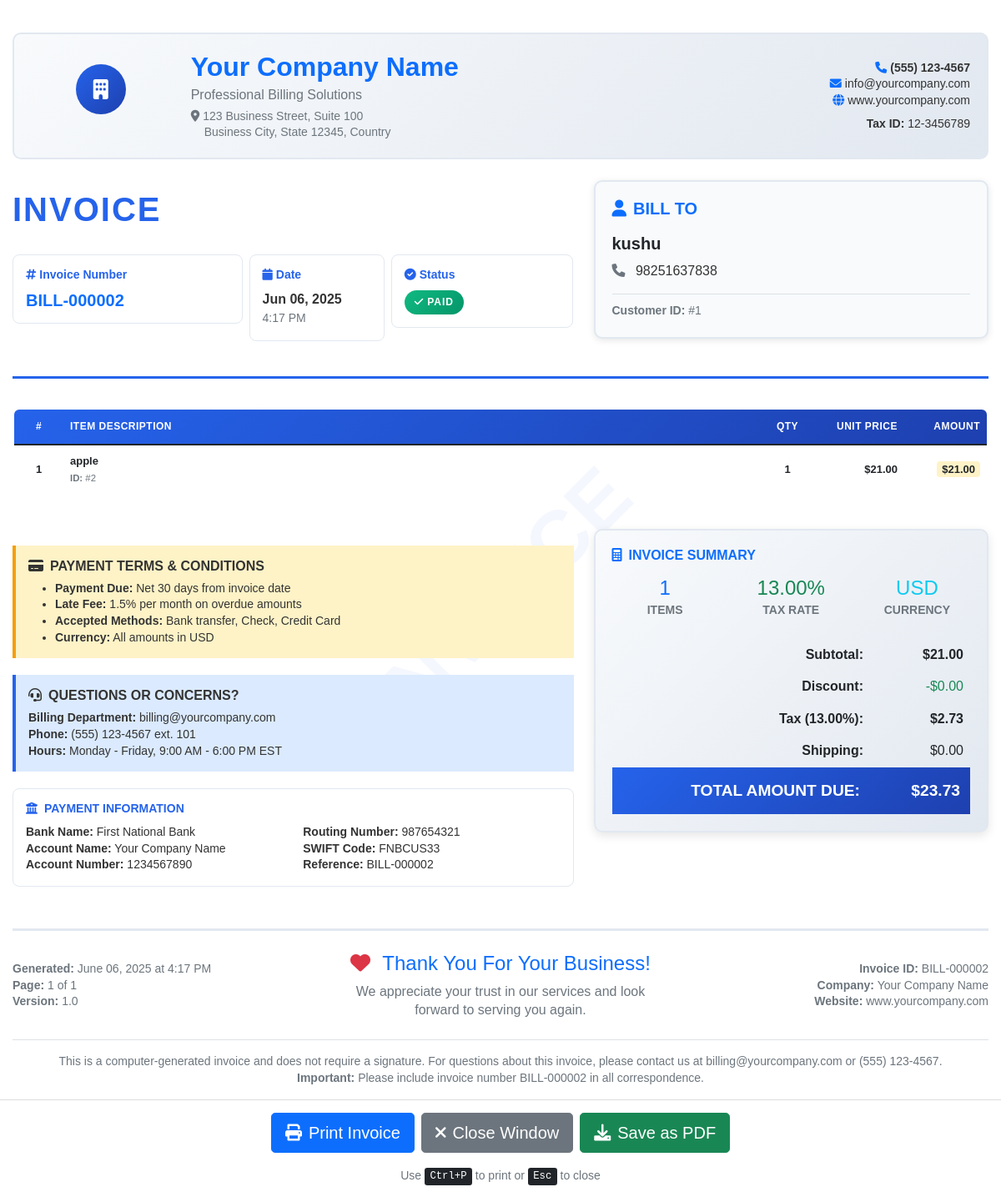
Screenshot of /bills/print/2/ with the database file from the repository.
### billapp/models.py (models this page shows, shortened)
class Bill(models.Model):
    customer = models.ForeignKey(Customer, on_delete=models.CASCADE)
    bill_number = models.CharField(max_length=50, unique=True)
    bill_date = models.DateTimeField(auto_now_add=True)
    subtotal = models.DecimalField(max_digits=10, decimal_places=2, default=Decimal('0.00'))
    tax_rate = models.DecimalField(max_digits=5, decimal_places=2, default=Decimal('13.00'))
    tax_amount = models.DecimalField(max_digits=10, decimal_places=2, default=Decimal('0.00'))
    grand_total = models.DecimalField(max_digits=10, decimal_places=2, default=Decimal('0.00'))
    class Meta:
        ordering = ['-bill_date']

class Customer(models.Model):
    name = models.CharField(max_length=200)
    phone = models.CharField(max_length=20, blank=True, null=True)
    created_at = models.DateTimeField(auto_now_add=True)
    class Meta:
        ordering = ['name']

class BillItem(models.Model):
    bill = models.ForeignKey(Bill, on_delete=models.CASCADE)
    product = models.ForeignKey(Product, on_delete=models.CASCADE)
    quantity = models.PositiveIntegerField(validators=[MinValueValidator(1)])
    price = models.DecimalField(max_digits=10, decimal_places=2)
    total = models.DecimalField(max_digits=10, decimal_places=2)

class Product(models.Model):
    name = models.CharField(max_length=200)
    price = models.DecimalField(max_digits=10, decimal_places=2, validators=[MinValueValidator(0)])
    created_at = models.DateTimeField(auto_now_add=True)
    class Meta:
        ordering = ['name']

### billapp/views.py (the view)
# urls.py: path('bills/print/<int:pk>/', views.bill_print, name='bill_print'),
def bill_print(request, pk):
    bill = get_object_or_404(Bill, pk=pk)
    bill_items = bill.billitem_set.select_related('product').all()
    return render(request, 'billing/bills/print.html', {
        'bill': bill,
        'bill_items': bill_items
    })

### templates/billing/bills/print.html (shortened to what this page needs)
<!DOCTYPE html>
<html lang="en">
<head>
    <link href="https://cdn.jsdelivr.net/npm/bootstrap@5.1.3/dist/css/bootstrap.min.css" rel="stylesheet">
    <link href="https://cdnjs.cloudflare.com/ajax/libs/font-awesome/6.0.0/css/all.min.css" rel="stylesheet">
</head>
<body class="watermark min-height-content">
    <div class="container mt-4 content-wrapper flex-grow-content">
        <div class="company-header">
            <div class="row align-items-center">
                <div class="col-md-2 col-12 text-center">
                    <div class="company-logo">
                        <i class="fas fa-building"></i>
                    </div>
                </div>
                <div class="col-md-7 col-12 text-center text-md-start">
                    <h2 class="mb-1 text-primary fw-bold">Your Company Name</h2>
                    <p class="mb-1 text-muted">Professional Billing Solutions</p>
                    <div class="small text-muted">
                        <i class="fas fa-map-marker-alt me-1"></i>123 Business Street, Suite 100<br>
                        <span class="ms-3 d-block d-md-inline">Business City, State 12345, Country</span>
                    </div>
                </div>
                <div class="col-md-3 col-12 text-center text-md-end mt-3 mt-md-0">
                    <div class="small">
                        <div><i class="fas fa-phone me-1 text-primary"></i><strong>(555) 123-4567</strong></div>
                        <div><i class="fas fa-envelope me-1 text-primary"></i>info@yourcompany.com</div>
                        <div><i class="fas fa-globe me-1 text-primary"></i>www.yourcompany.com</div>
                        <div class="mt-2">
                            <strong>Tax ID:</strong> 12-3456789
                        </div>
                    </div>
                </div>
            </div>
        </div>
        <div class="invoice-header">
            <div class="row align-items-center">
                <div class="col-md-7 col-12">
                    <div class="invoice-title text-center text-md-start">INVOICE</div>
                    <div class="mt-3">
                        <div class="row g-2">
                            <div class="col-sm-5 col-12">
                                <div class="info-box">
                                    <h6><i class="fas fa-hashtag me-1"></i>Invoice Number</h6>
                                    <div class="h5 text-primary fw-bold mb-0">{{ bill.bill_number }}</div>
                                </div>
                            </div>
                            <div class="col-sm-3 col-6">
                                <div class="info-box">
                                    <h6><i class="fas fa-calendar me-1"></i>Date</h6>
                                    <div class="fw-bold">{{ bill.bill_date|date:"M d, Y" }}</div>
                                    <small class="text-muted">{{ bill.bill_date|date:"g:i A" }}</small>
                                </div>
                            </div>
                            <div class="col-sm-4 col-6">
                                <div class="info-box">
                                    <h6><i class="fas fa-check-circle me-1"></i>Status</h6>
                                    <span class="status-badge status-paid">
                                        <i class="fas fa-check me-1"></i>Paid
                                    </span>
                                </div>
                            </div>
                        </div>
                    </div>
                </div>
                <div class="col-md-5 col-12">
                    <div class="bill-to-section">
                        <h5 class="mb-3 text-primary fw-bold">
                            <i class="fas fa-user me-2"></i>BILL TO
                        </h5>
                        <div class="mb-2">
                            <strong class="fs-5 text-dark">{{ bill.customer.name }}</strong>
                        </div>
                        {% if bill.customer.phone %}
                        <div class="mb-1">
                            <i class="fas fa-phone me-2 text-muted"></i>
                            <span>{{ bill.customer.phone }}</span>
                        </div>
                        {% endif %}
                        <div class="mt-3 pt-2 border-top">
                            <small class="text-muted">
                                <strong>Customer ID:</strong> #{{ bill.customer.pk }}
                            </small>
                        </div>
                    </div>
                </div>
            </div>
        </div>
        <div class="table-responsive mb-4">
            <table class="table table-invoice">
                <thead>
                    <tr>
                        <th width="60" class="text-center">#</th>
                        <th>Item Description</th>
                        <th class="text-center" width="80">Qty</th>
                        <th class="text-end" width="100">Unit Price</th>
                        <th class="text-end" width="100">Amount</th>
                    </tr>
                </thead>
                <tbody>
                    {% for item in bill_items %}
                    <tr>
                        <td class="text-center fw-bold">{{ forloop.counter }}</td>
                        <td>
                            <div class="fw-bold text-dark">{{ item.product.name }}</div>
                            <div class="small text-muted mt-1">
                                <strong>ID:</strong> #{{ item.product.pk }}
                            </div>
                        </td>
                        <td class="text-center fw-bold">{{ item.quantity }}</td>
                        <td class="text-end fw-bold">${{ item.price|floatformat:2 }}</td>
                        <td class="text-end">
                            <span class="amount-highlight">${{ item.total|floatformat:2 }}</span>
                        </td>
                    </tr>
                    {% endfor %}
                </tbody>
            </table>
        </div>
        <div class="row">
            <div class="col-md-7 col-12">
                <div class="payment-terms">
                    <h6 class="fw-bold mb-2">
                        <i class="fas fa-credit-card me-2"></i>PAYMENT TERMS & CONDITIONS
                    </h6>
                    <ul class="small mb-0">
                        <li><strong>Payment Due:</strong> Net 30 days from invoice date</li>
                        <li><strong>Late Fee:</strong> 1.5% per month on overdue amounts</li>
                        <li><strong>Accepted Methods:</strong> Bank transfer, Check, Credit Card</li>
                        <li><strong>Currency:</strong> All amounts in USD</li>
                    </ul>
                </div>
                <div class="contact-info">
                    <h6 class="fw-bold mb-2">
                        <i class="fas fa-headset me-2"></i>QUESTIONS OR CONCERNS?
                    </h6>
                    <div class="small">
                        <div><strong>Billing Department:</strong> billing@yourcompany.com</div>
                        <div><strong>Phone:</strong> (555) 123-4567 ext. 101</div>
                        <div><strong>Hours:</strong> Monday - Friday, 9:00 AM - 6:00 PM EST</div>
                    </div>
                </div>
                <div class="info-box">
                    <h6><i class="fas fa-university me-2"></i>PAYMENT INFORMATION</h6>
                    <div class="row small">
                        <div class="col-sm-6 col-12">
                            <div><strong>Bank Name:</strong> First National Bank</div>
                            <div><strong>Account Name:</strong> Your Company Name</div>
                            <div><strong>Account Number:</strong> 1234567890</div>
                        </div>
                        <div class="col-sm-6 col-12">
                            <div><strong>Routing Number:</strong> 987654321</div>
                            <div><strong>SWIFT Code:</strong> FNBCUS33</div>
                            <div><strong>Reference:</strong> {{ bill.bill_number }}</div>
                        </div>
                    </div>
                </div>
            </div>
            <div class="col-md-5 col-12">
                <div class="totals-section">
                    <h6 class="fw-bold mb-3 text-primary">
                        <i class="fas fa-calculator me-2"></i>INVOICE SUMMARY
                    </h6>
                    <div class="row text-center mb-4">
                        <div class="col-4">
                            <div class="h4 mb-0 text-primary">{{ bill_items.count }}</div>
                            <small class="text-muted fw-bold">ITEMS</small>
                        </div>
                        <div class="col-4">
                            <div class="h4 mb-0 text-success">{{ bill.tax_rate }}%</div>
                            <small class="text-muted fw-bold">TAX RATE</small>
                        </div>
                        <div class="col-4">
                            <div class="h4 mb-0 text-info">USD</div>
                            <small class="text-muted fw-bold">CURRENCY</small>
                        </div>
                    </div>
                    <table class="table table-borderless mb-0">
                        <tbody>
                            <tr>
                                <td class="text-end fw-bold">Subtotal:</td>
                                <td class="text-end fw-bold" width="120">${{ bill.subtotal|floatformat:2 }}</td>
                            </tr>
                            <tr>
                                <td class="text-end fw-bold">Discount:</td>
                                <td class="text-end text-success">-$0.00</td>
                            </tr>
                            <tr>
                                <td class="text-end fw-bold">Tax ({{ bill.tax_rate }}%):</td>
                                <td class="text-end fw-bold">${{ bill.tax_amount|floatformat:2 }}</td>
                            </tr>
                            <tr>
                                <td class="text-end fw-bold">Shipping:</td>
                                <td class="text-end">$0.00</td>
                            </tr>
                            <tr class="grand-total-row">
                                <td class="text-end">TOTAL AMOUNT DUE:</td>
                                <td class="text-end">${{ bill.grand_total|floatformat:2 }}</td>
                            </tr>
                        </tbody>
                    </table>
                </div>
            </div>
        </div>
        <div class="bill-footer">
            <div class="row align-items-center">
                <div class="col-md-4 col-12 text-center text-md-start">
                    <div class="small text-muted">
                        <div><strong>Generated:</strong> {{ bill.bill_date|date:"F d, Y \a\t g:i A" }}</div>
                        <div><strong>Page:</strong> 1 of 1</div>
                        <div><strong>Version:</strong> 1.0</div>
                    </div>
                </div>
                <div class="col-md-4 col-12 text-center">
                    <h4 class="text-primary mb-2">
                        <i class="fas fa-heart text-danger me-2"></i>
                        Thank You For Your Business!
                    </h4>
                    <p class="text-muted mb-0">
                        We appreciate your trust in our services and look forward to serving you again.
                    </p>
                </div>
                <div class="col-md-4 col-12 text-center text-md-end">
                    <div class="small text-muted">
                        <div><strong>Invoice ID:</strong> {{ bill.bill_number }}</div>
                        <div><strong>Company:</strong> Your Company Name</div>
                        <div><strong>Website:</strong> www.yourcompany.com</div>
                    </div>
                </div>
            </div>
            <div class="mt-4 pt-3 border-top">
                <p class="small text-muted text-center mb-0">
                    This is a computer-generated invoice and does not require a signature.
                    For questions about this invoice, please contact us at billing@yourcompany.com or (555) 123-4567.
                    <br><strong>Important:</strong> Please include invoice number {{ bill.bill_number }} in all
                    correspondence.
                </p>
            </div>
        </div>
    </div>
    <div class="no-print text-center">
        <div class="d-flex flex-column flex-md-row justify-content-center gap-2">
            <button onclick="window.print()" class="btn btn-primary btn-lg">
                <i class="fas fa-print me-2"></i>Print Invoice
            </button>
            <button onclick="window.close()" class="btn btn-secondary btn-lg">
                <i class="fas fa-times me-2"></i>Close Window
            </button>
            <button onclick="downloadPDF()" class="btn btn-success btn-lg">
                <i class="fas fa-download me-2"></i>Save as PDF
            </button>
        </div>
        <div class="mt-3">
            <small class="text-muted">
                Use <kbd>Ctrl+P</kbd> to print or <kbd>Esc</kbd> to close
            </small>
        </div>
    </div>
</body>
</html>

### rows the page displays
Bill: bill_number "BILL-000002", bill_date "Jun 06, 2025", bill_date "4:17 PM", customer.name "kushu", customer.phone "98251637838", customer.pk "1", tax_rate "13.00", subtotal "21.00", tax_amount "2.73", grand_total "23.73", bill_date "June 06, 2025 at 4:17 PM"
BillItem: product.name "apple", product.pk "2", quantity "1", price "21.00", total "21.00"

### other values shown
{{ bill_items.count }} "1"
